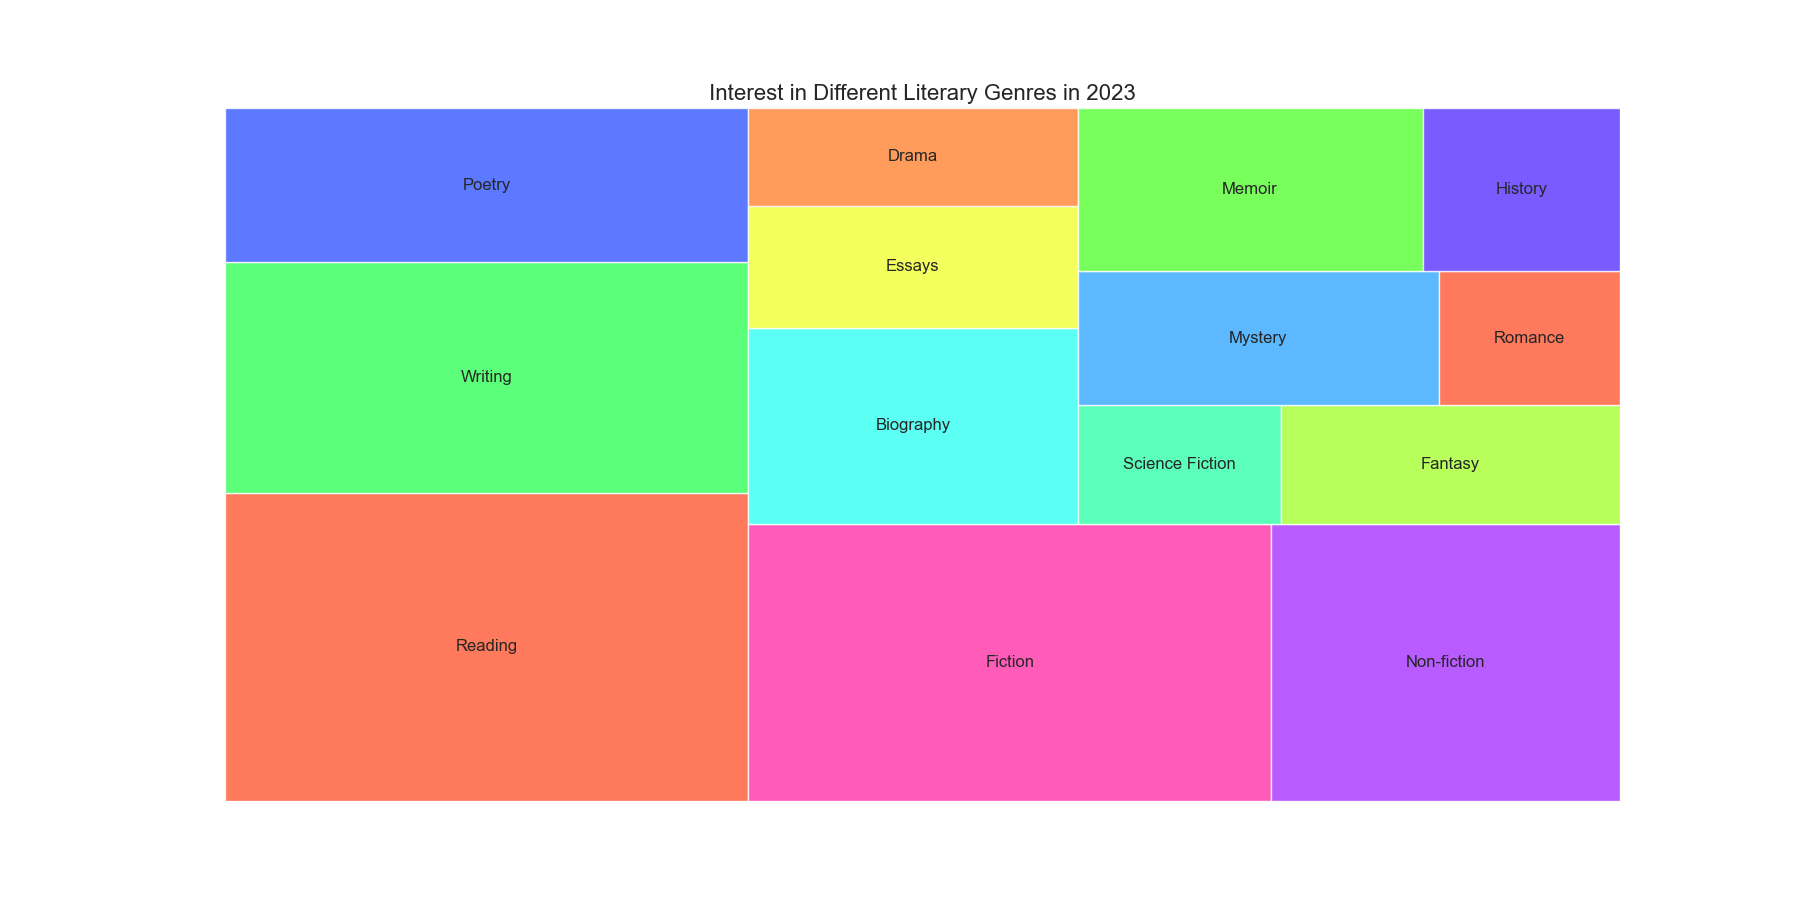

The Python source for this figure:

import matplotlib.pyplot as plt
import pandas as pd
import squarify

# Let's define our dataframe
data = {
    'Topic': ['Reading', 'Writing', 'Poetry', 'Fiction', 'Non-fiction', 'Biography', 'Essays', 'Drama', 'Science Fiction', 'Fantasy', 'Mystery', 'Romance', 'Memoir', 'History'],
    'Percentage': [20, 15, 10, 18, 12, 8, 5, 4, 3, 5, 6, 3, 7, 4]
}

df = pd.DataFrame(data)

# Define color list
colors = ['#FF5733', '#33FF57', '#3357FF', '#FF33A8', '#A833FF', '#33FFF0', '#F0FF33', '#FF8333', '#33FFA8', '#A8FF33', '#33A8FF', '#FF5733', '#57FF33', '#5733FF']

# Plot
plt.figure(figsize=(18, 9))
squarify.plot(sizes=df['Percentage'], label=df['Topic'], color=colors, alpha=0.8)

plt.title('Interest in Different Literary Genres in 2023', fontsize=16)
plt.axis('off')

plt.show()
